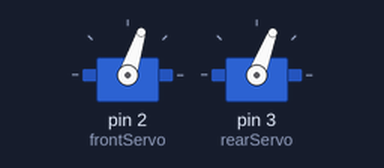
Bench run of a sketch on a simulated Arduino Uno, built with avr-gcc and run on an emulated ATmega328P. Shown: 2 × servo.

Above: at 0.05 s.
At 0.25 s:
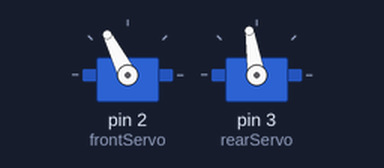
At 0.5 s:
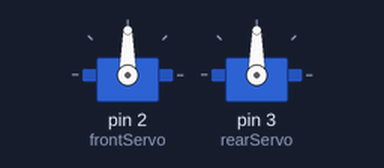
Timing chart, 0 to 3.0 s (numbered marks = the images above):
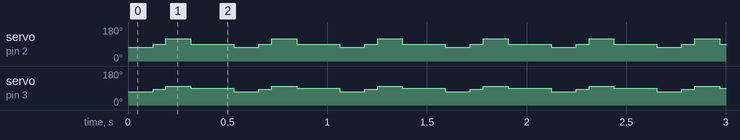

Measured:
- by itself, servo on pin 2 (frontServo): repeats every 0.53 s: 117° 0.13 s, 90° 0.22 s, 72° 0.13 s, 90° 0.07 s
- by itself, servo on pin 3 (rearServo): repeats every 0.53 s: 99° 0.13 s, 90° 0.22 s, 69° 0.13 s, 84° 0.07 s

The sketch:

walking_backward_to_right.ino
```cpp
#include <Servo.h>

Servo frontServo;
Servo rearServo;

int centerPos = 90;
int frontRightUp = 72;
int frontLeftUp = 108;
int backRightForward = 75;
int backLeftForward = 105;

void moveBackRight() {
  frontServo.write(frontRightUp);
  rearServo.write(backRightForward - 6);
  delay(125);
  frontServo.write(centerPos);
  rearServo.write(centerPos - 6);
  delay(65);
  frontServo.write(frontLeftUp + 9);
  rearServo.write(backLeftForward - 6);
  delay(125);
  frontServo.write(centerPos);
  rearServo.write(centerPos);
  delay(65);
}

void setup() {
  frontServo.attach(2);
  rearServo.attach(3);
}

void loop() {
  moveBackRight();
  delay(150);
}
```
